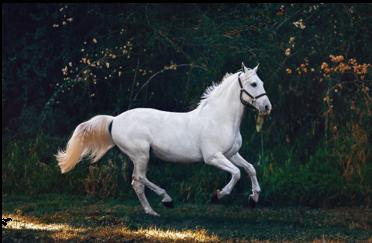
#> input picture CS 5363/Final Exam/horse.jpg, 372 x 243 px
$ python 'segmentation _Galindo_Oscar.py'
#> lines starting #> are read from the running program, lines starting #| are printed output that depends on the picture; after the words box and inside, x2 and y2 are one past the last pixel; in counts of white or black regions, pixels touching at a corner belong together; long printed decimals are rounded
import matplotlib.pyplot as plt
import numpy as np
import os
from skimage.data import astronaut
from skimage.color import rgb2gray
from skimage.filters import sobel
from skimage.segmentation import felzenszwalb, slic, quickshift, watershed, active_contour
from skimage.segmentation import mark_boundaries
from skimage.util import img_as_float
from skimage.filters import gaussian

def show_images(images,titles=None,fig_title='', save_im=False,filename=None):
    if titles==None:
        titles = ['' for i in range(len(images))]
    # Display image in new window
    fig, ax = plt.subplots(1,len(images),figsize=(12, 4))
    for i in range(len(images)):
        ax[i].imshow(images[i],cmap='gray')
        ax[i].axis('off')
        ax[i].set_title(titles[i])
    fig.suptitle(fig_title, fontsize=16)
    if save_im:
        if filename==None:
            if fig_title!='':
                filename=fig_title
            else:
                filename='show_images'
        fig.savefig(filename+'.jpg',bbox_inches='tight', pad_inches=0.1)
    plt.tight_layout()
    return fig, ax

def mean_region_colors(img,seg):
    cmap = np.zeros((np.amax(seg)+1,3),dtype=np.float32)
    for i in range(cmap.shape[0]):
        m = img[seg==i]
        if len(m)>0:
            cmap[i] = np.mean(m,axis=0)
    return cmap

def indexed_to_rgb(seg,cmap=[]):
    if len(cmap)==0:
        cmap = np.float32(np.random.random((np.amax(seg)+1,3)))
    im = cmap[seg.reshape(-1)].reshape((seg.shape[0],seg.shape[1],3))
    return im

if __name__ == "__main__":
    algorithms =  ['Felzenszwalb']#,'Quickshift','SLIC','Watershed']
    # algorithm = algorithms[3]
    plt.close('all')

    img = plt.imread('horse.jpg')
#> img is the input picture: shape (243, 372, 3); mean R, G, B 48.2, 54.3, 54

    img = img/np.amax(img)

    # Find best algorithm and parameters
    for algorithm in algorithms:
        print('Running',algorithm,'segmentation')
        if algorithm == 'Felzenszwalb':
            segments = felzenszwalb(img, scale=1000, sigma=2, min_size=850)
        elif algorithm == 'Quickshift':
            segments = quickshift(img.astype(np.float64), kernel_size=11, max_dist=np.amax(img.shape), ratio=100, sigma=0)
        elif algorithm == 'SLIC':
            segments = slic(img, n_segments=100, compactness=5, sigma=0, start_label=0)
        else:
            gradient = sobel(rgb2gray(img))
            segments = watershed(gradient, markers=70)

        s = 0
        mean_intensity = 0
        for region in range(np.amax(segments)):
            modified = np.mean(img,axis=2)
            pixel_num = np.count_nonzero(segments == region)
            modified[segments!=region] = 0
            added_intensities = np.cumsum(np.cumsum(modified,axis=0),axis=1)
            added_intensities = added_intensities[-1,-1]
            if pixel_num>0:
                mean = (added_intensities/pixel_num)
                if mean > mean_intensity:
                    s = region
                    mean_intensity = mean

        print("Region found"+str(s))
        plt.imshow(segments==s,cmap='gray')
        #Part 3
        groundtruth = np.load('ground_truth_horse.npy')
        horse = segments==s
        intersection = np.logical_and(groundtruth,horse)
        count_intersection = np.count_nonzero(intersection)
        union = np.logical_or(groundtruth,horse)
        count_union = np.count_nonzero(union)
        print("IoU:"+str(count_intersection/count_union))
        ################################################
        num_regions = np.amax(segments)+1
        print(algorithm, 'number of regions found:',num_regions)

        if num_regions<1000:
            cmap = mean_region_colors(img,segments)
            # Find region with highest mean (closest to white)
            # Create binary image, pixels in white region are 1, others are 0
            white_image =  np.zeros((img.shape[0],img.shape[1]))

            images = [img, indexed_to_rgb(segments),indexed_to_rgb(segments,cmap),white_image,segments==segments[img.shape[0]//2,img.shape[1]//2],groundtruth]
            titles = ['Original image','Regions with random color','Regions with mean color','Binary segmentation','horse','groundtruth']
            show_images(images,titles,fig_title=algorithm+' segmentation', save_im=True)
        else:
            print('Too many regions to display!')
#> this loop made 1 pass; (reads CS 5363/Final Exam/ground_truth_horse.npy from the repository)
#> (count_intersection, count_union, num_regions) on pass 1: (10025, 14642, 5)
#| IoU:0.6847
#| Felzenszwalb number of regions found: 5
#> pass 1, `segments = felzenszwalb(img, scale=1000, sigma=2, min_size=850)`:
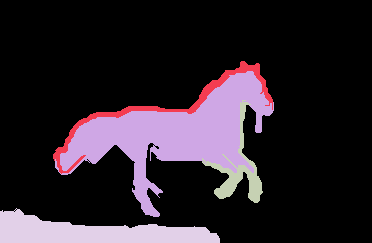
#> segments: shape (243, 372) int64; 5 distinct labels, from 0 to 4; one colour per label, 0 black
#> pass 1, `horse = segments==s`:
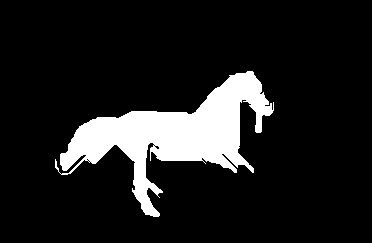
#> horse: shape (243, 372) bool; 11.9% white; 1 white region, box (x1, y1, x2, y2) and area: (55, 71, 274, 217) 10800
#> pass 1, `intersection = np.logical_and(groundtruth,horse)`:
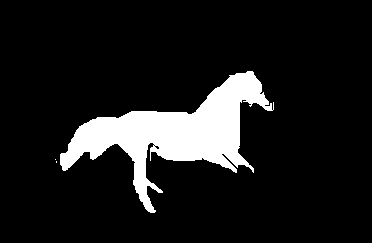
#> intersection: shape (243, 372) bool; 11.1% white; 3 white regions (2 under 20 px), largest, box (x1, y1, x2, y2) and area: (60, 71, 274, 213) 10022
#> pass 1, `union = np.logical_or(groundtruth,horse)`:
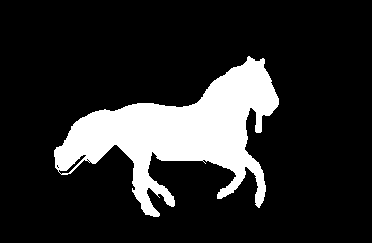
#> union: shape (243, 372) bool; 16.2% white; 1 white region, box (x1, y1, x2, y2) and area: (54, 56, 279, 217) 14642
#> after the loop:
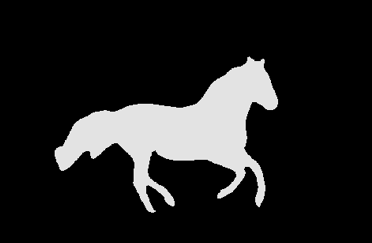
#> groundtruth: shape (243, 372) float32; min 0, max 1.4, mean 0.185; drawn with min black and max white
#> after the loop:
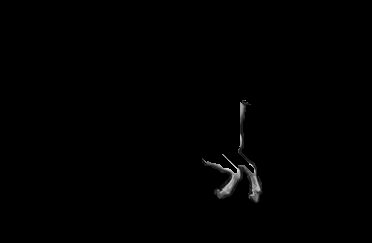
#> modified: shape (243, 372) float64; min 0, max 0.894, mean 0.00482
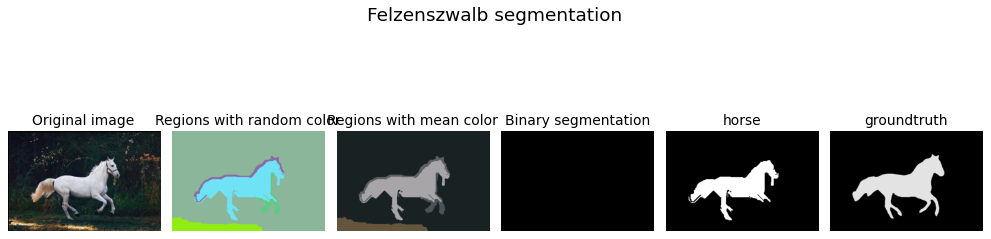
#> figure drawn by matplotlib, 6 panels
